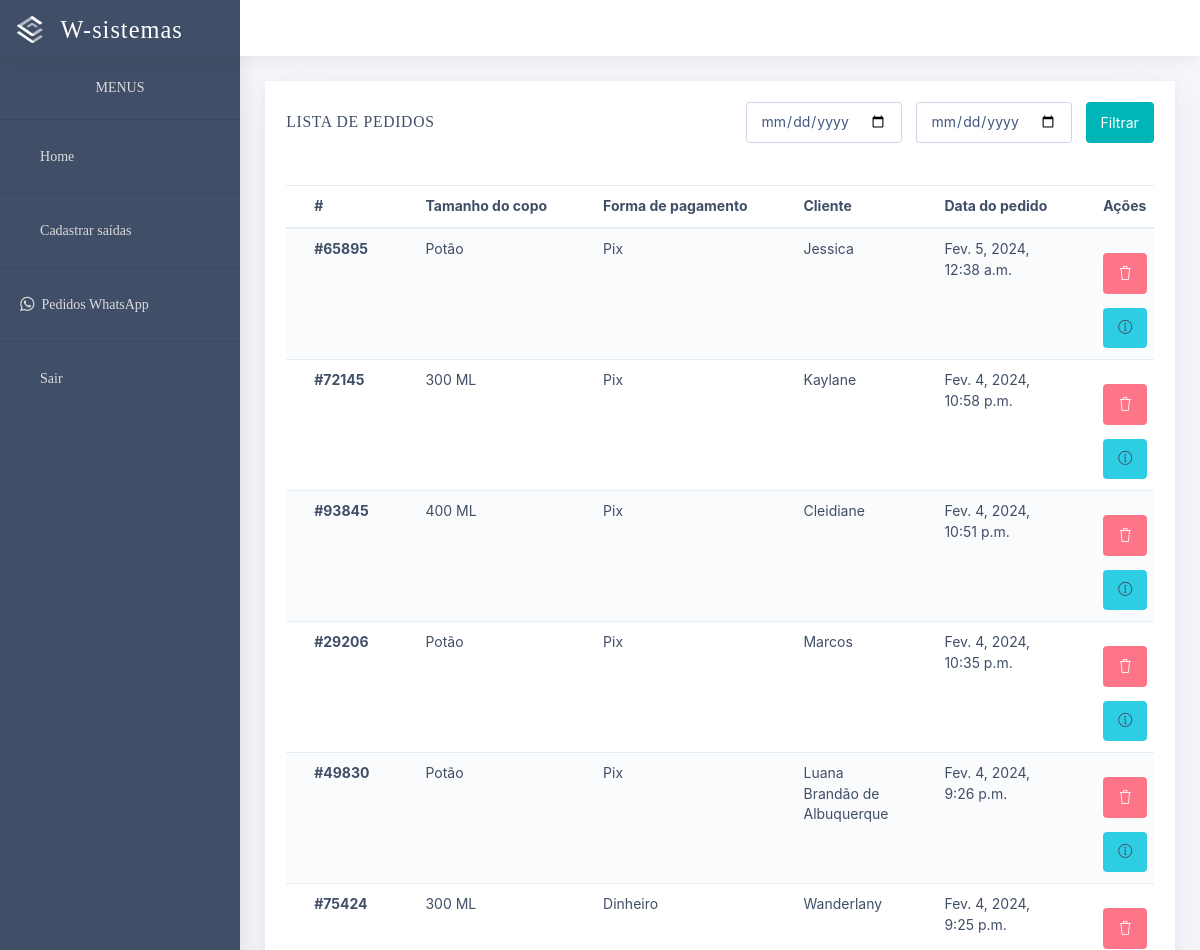
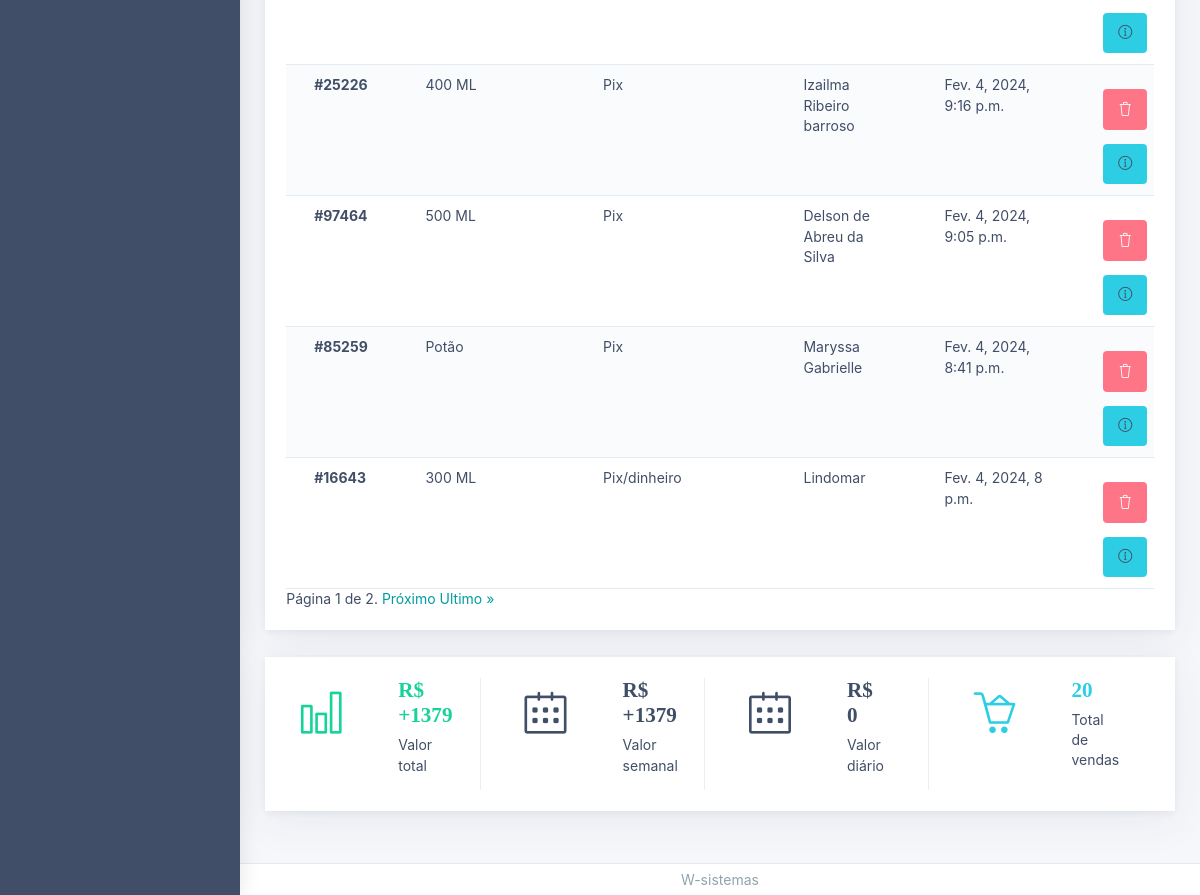
The app's page /pedidos-feitos (signed in) with its own data (2 pictures, top to bottom).
### pdv/models.py (models this page shows, shortened)
class Pedido(models.Model):
    saida_status = models.CharField(max_length=120, default='Entrada')
    codigo_do_pedido = models.CharField(max_length=10, unique=True)
    valor_do_pedido = models.CharField(max_length=255, blank=True, null=True,  verbose_name="Valor total do pedido")
    tamanho_acai = models.CharField(max_length=255, blank=True, null=True, verbose_name="Tamanho do açai")
    caldas = models.ManyToManyField(Caldas, blank=True)
    creme = models.ManyToManyField(Cremes, blank=True)
    fruta = models.ManyToManyField(Frutas, blank=True)
    outros = models.ManyToManyField(Outros, blank=True)
    adicionais = models.ManyToManyField(Adicionais, blank=True)
    bairro = models.CharField(max_length=255)
    rua = models.CharField(max_length=255)
    numero_da_casa = models.CharField(max_length=255)
    complemento = models.CharField(max_length=255)
    nome = models.CharField(max_length=255, verbose_name="Nome do cliente")
    forma_de_pagamento = models.CharField(max_length=255, verbose_name="Forma de pagamento")
    dinheiro_valor = models.CharField(max_length=255, blank=True, null=True)
    create = models.DateTimeField(auto_now_add=True)

### pdv/views.py (the view, shortened to what this page needs)
# urls.py: path('pedidos-feitos', views.pedidos_feitos, name='pedidos-feitos'),
@login_required(login_url="login")
def pedidos_feitos(request):
    data_inicial_str = request.GET.get('data_inicial')
    data_final_str = request.GET.get('data_final')
    pedidos = Pedido.objects.all().order_by('-create')
    pedidos_all = Pedido.objects.all().order_by('-create')
    valor_semanal = sum([converter_para_int(pedido.valor_do_pedido) for pedido in pedidos_all.filter(create__gte=timezone.now() - timedelta(days=7))])
    valor_diario = sum([converter_para_int(pedido.valor_do_pedido) for pedido in pedidos_all.filter(create__date=timezone.now().date())])
    valor_total_vendas = sum([converter_para_int(pedido.valor_do_pedido) for pedido in pedidos])
    paginator = Paginator(pedidos, 10)
    page = request.GET.get('page')
    try:
        pedidos = paginator.page(page)
    except PageNotAnInteger:
        pedidos = paginator.page(1)
    except EmptyPage:
        pedidos = paginator.page(paginator.num_pages)
    context = {
        'pedidos': pedidos,
        'count_pedidos': pedidos_all,
        'data_inicial': data_inicial_str,
        'data_final': data_final_str,
        'valor_total_vendas': valor_total_vendas,
        'valor_semanal': valor_semanal,
        'valor_diario': valor_diario,
    }
    return render(request, 'html/pedidos_feitos.html', context)

### pdv/utils.py (called while the page is built)
def converter_para_int(valor):
    try:
        return int(valor)
    except (TypeError, ValueError):
        return 0

### pdv/templates/html/pedidos_feitos.html (shortened to what this page needs)
{% extends "base.html" %}
{% load static %}
{% block content %}
<div class="card">
    <div class="card-header d-flex justify-content-between align-items-center">
        <h4 class="card-title">Lista de pedidos</h4>
        <form method="get" class="form-inline">
            <div class="form-group mr-1">
                <input type="date" class="form-control" id="inputDate" name="data_inicial" value="{{ request.GET.data_inicial }}">
            </div>
            <div class="form-group mr-1">
                <input type="date" class="form-control" id="inputEndDate" name="data_final" value="{{ request.GET.data_final }}">
            </div>
            <button type="submit" class="btn btn-primary">Filtrar</button>
        </form>
    </div>
    <div class="card-body">
        <div class="table-responsive">
            <table class="table table-striped mb-0">
                <thead>
                    <tr>
                        <th>#</th>
                        <th>Tamanho do copo</th>
                        <th>Forma de pagamento</th>
                        <th>Cliente</th>
                        <th>Data do pedido</th>
                        <th>Ações</th>
                    </tr>
                </thead>
                <tbody>
                    {% for pedido in pedidos %}
                        <tr>
                            <th scope="row">#{{ pedido.codigo_do_pedido|default:"-----" }}</th>
                            <td>{{ pedido.tamanho_acai|default:"-----"  }}</td>
                            <td>{{ pedido.forma_de_pagamento|default:"-----"  }}</td>
                            <td>{{ pedido.nome|default:"-----"  }}</td>
                            <td>{{ pedido.create|default:"-----"  }}</td>
                            <td>
                                <form action="{% url 'deletar-pedido' pedido.pk%}" method="post" class="d-inline" id="deleteForm{{ pedido.id }}">{% csrf_token %}
                                    <button class="btn btn-danger mt-1" type="button" onclick="confirmDelete({{ pedido.id }})"><i class="icon-trash"></i></button>
                                </form>
                                <a class="btn btn-info mt-1" onclick="openModalInfoPeido(
                                    '{{pedido.nome}}',
                                    '{{pedido.bairro}}',
                                    '{{pedido.rua}}',
                                    '{{pedido.numero_da_casa}}',
                                    '{{pedido.complemento}}',
                                    '{{pedido.create}}',
                                    '{{pedido.codigo_do_pedido}}',
                                    '{{pedido.tamanho_acai}}',
                                    '{% for item in pedido.caldas.all %}{{ item.nome }}{% if not forloop.last %}, {% endif %}{% endfor %}',
                                    '{% for item in pedido.creme.all %}{{ item.nome }}{% if not forloop.last %}, {% endif %}{% endfor %}',
                                    '{% for item in pedido.fruta.all %}{{ item.nome }}{% if not forloop.last %}, {% endif %}{% endfor %}',
                                    '{% for item in pedido.outros.all %}{{ item.nome }}{% if not forloop.last %}, {% endif %}{% endfor %}',
                                    '{% for item in pedido.adicionais.all %}{{ item.nome }}{% if not forloop.last %}, {% endif %}{% endfor %}',
                                    '{{pedido.valor_do_pedido}}',
                                )">
                                    <i class="icon-info"></i>
                                </a>
                            </td>
                        </tr>
                    {% endfor %}
                </tbody>
            </table>
            <div class="pagination">
                <span class="step-links">
                    <span class="current">
                        Página {{ pedidos.number }} de {{ pedidos.paginator.num_pages }}.
                    </span>
                    {% if pedidos.has_next %}
                        <a href="?page={{ pedidos.next_page_number }}">Próximo</a>
                        <a href="?page={{ pedidos.paginator.num_pages }}">Ultimo &raquo;</a>
                    {% endif %}
                </span>
            </div>
        </div>
    </div>
</div>
<div class="row grouped-multiple-statistics-card">
    <div class="col-12">
        <div class="card">
          <div class="card-body">
            <div class="row">
              <div class="col-lg-3 col-xl-3 col-sm-6 col-12">
                <div class="d-flex align-items-start mb-sm-1 mb-xl-0 border-right-blue-grey border-right-lighten-5">
                  <span class="card-icon primary d-flex justify-content-center mr-3">
                    <i class="icon p-1 icon-bar-chart customize-icon font-large-2 p-1 success"></i>
                  </span>
                  <div class="stats-amount mr-3">
                      <h3 class="heading-text text-bold-600 text-success">
                          {% if valor_total_vendas != 0%}
                              R$ +{{valor_total_vendas}}
                          {% else %}
                              R$ 0
                          {% endif %}
                      </h3>
                    <p class="sub-heading">Valor total</p>
                  </div>
                </div>
              </div>
              <div class="col-lg-3 col-xl-3 col-sm-6 col-12">
                <div class="d-flex align-items-start mb-sm-1 mb-xl-0 border-right-blue-grey border-right-lighten-5">
                  <span class="card-icon blue-grey.bg-darken-2 d-flex justify-content-center mr-3">
                    <i class="icon p-1 icon-calendar customize-icon font-large-2 p-1"></i>
                  </span>
                  <div class="stats-amount mr-3">
                      <h3 class="heading-text text-bold-600 text-blue-grey.bg-darken-2">
                          {% if valor_semanal != 0%}
                              R$ +{{valor_semanal}}
                          {% else %}
                              R$ 0
                          {% endif %}
                      </h3>
                    <p class="sub-heading">Valor semanal</p>
                  </div>
                </div>
              </div>
              <div class="col-lg-3 col-xl-3 col-sm-6 col-12">
                <div class="d-flex align-items-start mb-sm-1 mb-xl-0 border-right-blue-grey border-right-lighten-5">
                  <span class="card-icon blue-grey.bg-darken-2 d-flex justify-content-center mr-3">
                    <i class="icon p-1 icon-calendar customize-icon font-large-2 p-1"></i>
                  </span>
                  <div class="stats-amount mr-3">
                      <h3 class="heading-text text-bold-600 text-blue-grey.bg-darken-2">
                          {% if valor_diario != 0%}
                              R$ +{{valor_diario}}
                          {% else %}
                              R$ 0
                          {% endif %}
                      </h3>
                    <p class="sub-heading">Valor diário</p>
                  </div>
                </div>
              </div>
                <div class="col-lg-3 col-xl-3 col-sm-6 col-12">
                    <div class="d-flex align-items-start">
                    <span class="card-icon warning d-flex justify-content-center mr-3">
                        <i class="icon p-1 icon-basket-loaded customize-icon font-large-2 p-1 info"></i>
                    </span>
                    <div class="stats-amount mr-3">
                        <h3 class="heading-text text-bold-600 text-info ">{{count_pedidos|length}}</h3>
                        <p class="sub-heading">Total de vendas</p>
                    </div>
                    </div>
                </div>
            </div>
          </div>
        </div>
      </div>
    </div>
</div>
{% endblock content %}

### records on screen
Pedido: codigo_do_pedido "65895", tamanho_acai "Potão", forma_de_pagamento "Pix", nome "Jessica", create "Fev. 5, 2024, 12:38 a.m."
Pedido: codigo_do_pedido "72145", tamanho_acai "300 ML", forma_de_pagamento "Pix", nome "Kaylane", create "Fev. 4, 2024, 10:58 p.m."
Pedido: codigo_do_pedido "93845", tamanho_acai "400 ML", forma_de_pagamento "Pix", nome "Cleidiane", create "Fev. 4, 2024, 10:51 p.m."
Pedido: codigo_do_pedido "29206", tamanho_acai "Potão", forma_de_pagamento "Pix", nome "Marcos", create "Fev. 4, 2024, 10:35 p.m."
Pedido: codigo_do_pedido "49830", tamanho_acai "Potão", forma_de_pagamento "Pix", nome "Luana Brandão de Albuquerque", create "Fev. 4, 2024, 9:26 p.m."
Pedido: codigo_do_pedido "75424", tamanho_acai "300 ML", forma_de_pagamento "Dinheiro", nome "Wanderlany", create "Fev. 4, 2024, 9:25 p.m."
Pedido: codigo_do_pedido "25226", tamanho_acai "400 ML", forma_de_pagamento "Pix", nome "Izailma Ribeiro barroso", create "Fev. 4, 2024, 9:16 p.m."
Pedido: codigo_do_pedido "97464", tamanho_acai "500 ML", forma_de_pagamento "Pix", nome "Delson de Abreu da Silva", create "Fev. 4, 2024, 9:05 p.m."
Pedido: codigo_do_pedido "85259", tamanho_acai "Potão", forma_de_pagamento "Pix", nome "Maryssa Gabrielle", create "Fev. 4, 2024, 8:41 p.m."
Pedido: codigo_do_pedido "16643", tamanho_acai "300 ML", forma_de_pagamento "Pix/dinheiro", nome "Lindomar", create "Fev. 4, 2024, 8 p.m."

### other values on screen
{{ pedidos.number }} "1"
{{ pedidos.paginator.num_pages }} "2"
{{ valor_total_vendas }} "1379"
{{ valor_semanal }} "1379"
{{ count_pedidos|length }} "20"
